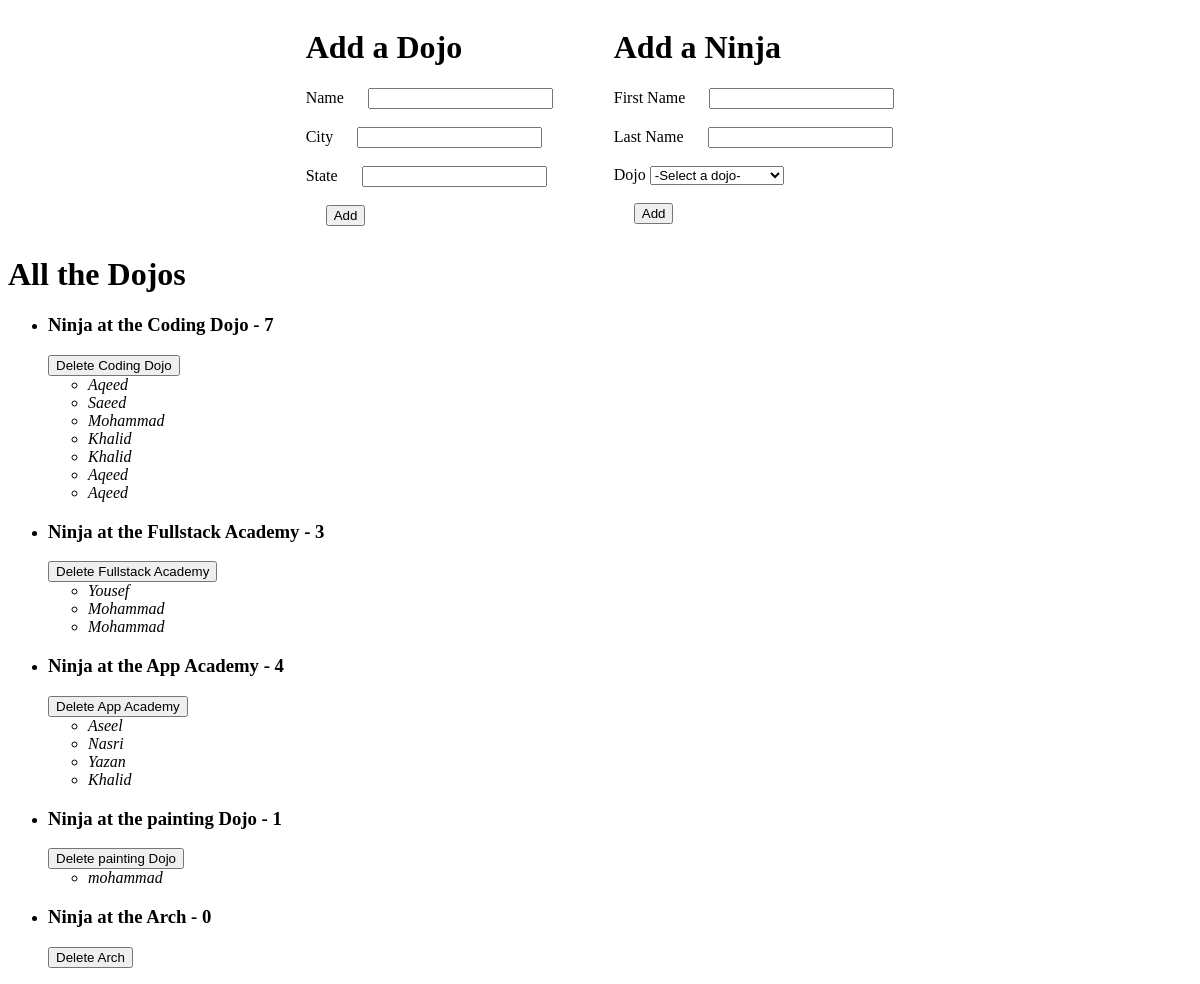
The page / on the database its author committed.
### dojo_ninjas_app/models.py (models this page shows)
class Dojo(models.Model):
    name = models.CharField(max_length=255)
    city = models.CharField(max_length=255)
    state = models.CharField(max_length=2)
    desc = models.CharField( max_length = 45 , default= " old dojo")
    created_at = models.DateTimeField(auto_now_add=True )
    updated_at = models.DateTimeField(auto_now=True  )

class Ninja(models.Model):
    first_name = models.CharField(max_length=255)
    last_name = models.CharField(max_length=255)
    Dojo = models.ForeignKey(Dojo, related_name="ninjas", on_delete = models.DO_NOTHING)
    created_at = models.DateTimeField(auto_now_add=True)
    updated_at = models.DateTimeField(auto_now=True)

### dojo_ninjas_app/views.py (the view)
# urls.py: path('',views.show),
def show(request):
    context = {
        "Dojos" : Dojo.objects.all()
    }
    return render (request ,'index.html' , context)

### dojo_ninjas_app/templates/index.html (shortened to what this page needs)
<!DOCTYPE html>
<html lang="en">
<head>
    {% load static %}
    <link rel="stylesheet" href="{% static 'css/style.css' %}">
</head>
<body>
    <div class="part-1">
        <div class="Dojo">
            <h1>Add a Dojo</h1>
            <form action="/createdojo" method="post">
                <label for="name">Name</label>
                <input type="text" name="name" class="name"><br><br>
                <label for="city">City</label>
                <input type="text" name="city" class="city"><br><br>
                <label for="state">State</label>
                <input type="text" name="state" class="state"><br><br>
                <input type="submit" value="Add" class="btn">
            </form>
        </div>
        <div class="ninja">
            <h1>Add a Ninja</h1>
            <form action="/createninja" method="post">
                <label for="name">First Name</label>
                <input type="text" name="first_name" class="name"><br><br>
                <label for="city">Last Name</label>
                <input type="text" name="last_name" class="city"><br><br>
                <label for="">Dojo</label>
                <select name="select_dojo" id="">
                    <option value="" disabled selected>-Select a dojo-</option>
                </select><br><br>
                <input type="submit" value="Add" class="btn">
            </form>
        </div>
    </div>
    <div class="part-2">
        <h1>All the Dojos</h1>
        <ul>
            {% for Dojo in Dojos %}
                <li><h3> Ninja at the {{Dojo.name}} - {{ Dojo.ninjas.all|length}}</h3> <a href="/delete"> <button type="submit" name="delete" value={{Dojo.id}}>Delete {{Dojo.name}}</button></a></form>
                    <ul>
                        {% for Ninja in Dojo.ninjas.all %}
                            <li><em>{{Ninja.first_name}}</em></li>
                        {% endfor %}
                    </ul>
                </li>
            {% endfor %}
        </ul>
    </div>
</body>
</html>

### dojo_ninjas_app/static/css/style.css (style rules this page uses)
.name , .state , .city , .btn { margin-left: 20px; }
.part-1 { display: flex; justify-content: space-evenly; margin: 0 auto; width: 60%; }
.part-2 { margin-top: 30px ; }

### rows shown on the page
Dojo: name "Coding Dojo", ninjas.all|length "7"
Ninja: first_name "Aqeed"
Ninja: first_name "Saeed"
Ninja: first_name "Mohammad"
Ninja: first_name "Khalid"
Ninja: first_name "Khalid"
Ninja: first_name "Aqeed"
Ninja: first_name "Aqeed"
Dojo: name "Fullstack Academy", ninjas.all|length "3"
Ninja: first_name "Yousef"
Ninja: first_name "Mohammad"
Ninja: first_name "Mohammad"
Dojo: name "App Academy", ninjas.all|length "4"
Ninja: first_name "Aseel"
Ninja: first_name "Nasri"
Ninja: first_name "Yazan"
Ninja: first_name "Khalid"
Dojo: name "painting Dojo", ninjas.all|length "1"
Ninja: first_name "mohammad"
Dojo: name "Arch", ninjas.all|length "0"
